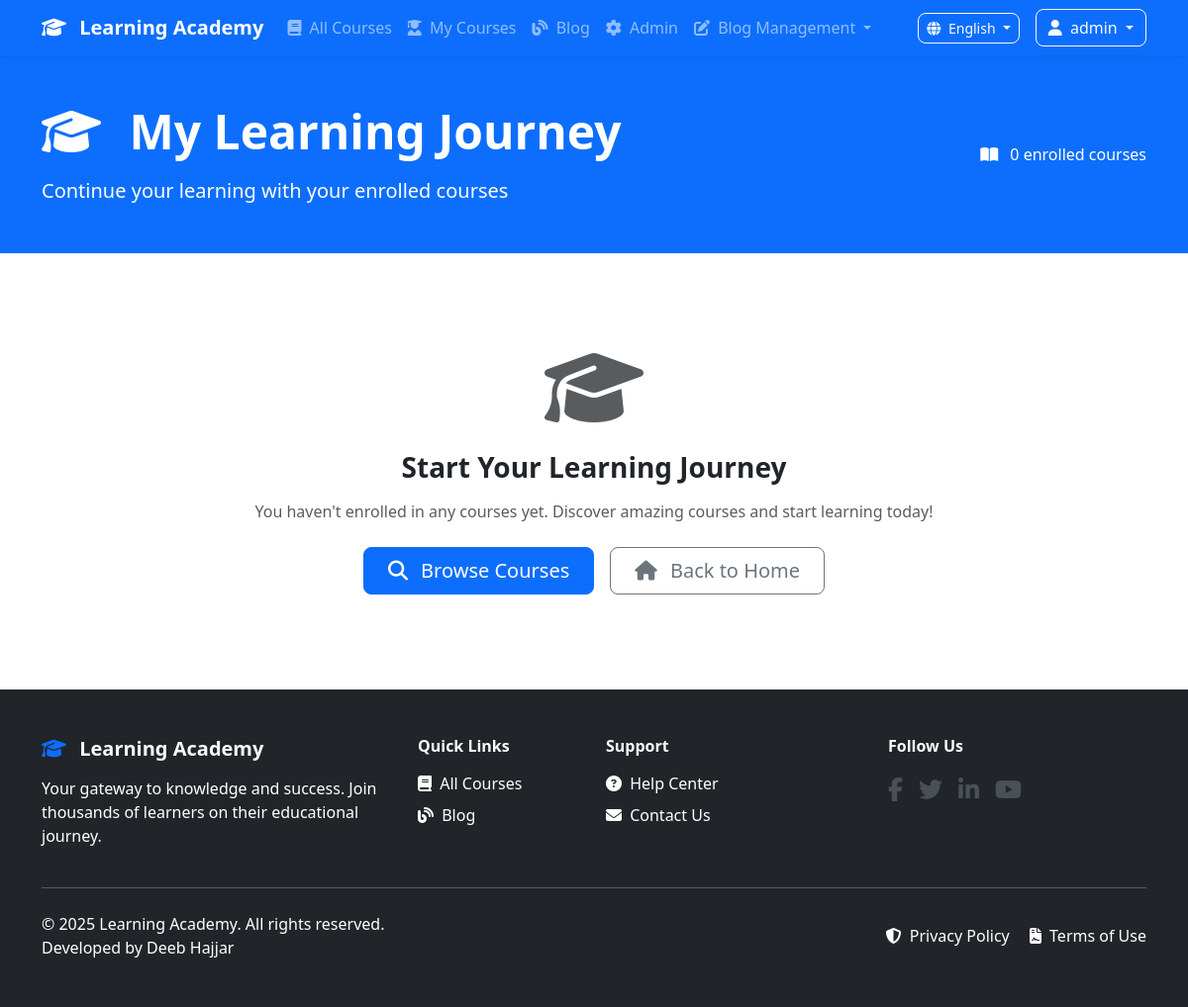
/courses/my-courses/ (signed in), run on an earlier commit of the app's database.
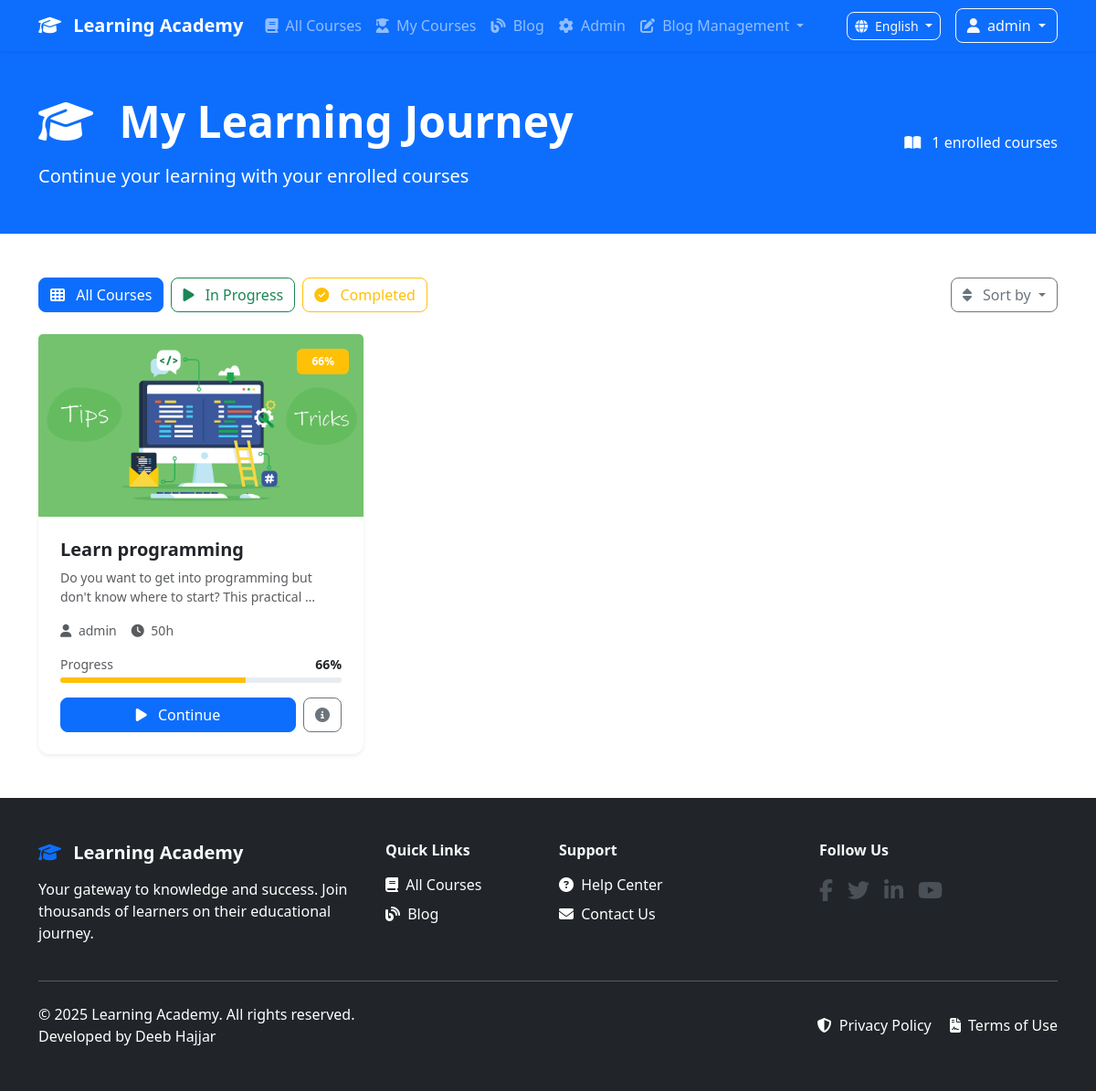
And on a later commit of the database.
### courses/models.py (models this page shows, shortened)
class Enrollment(models.Model):
    student = models.ForeignKey(User, on_delete=models.CASCADE)
    course = models.ForeignKey(Course, on_delete=models.CASCADE)
    enrolled_at = models.DateTimeField(auto_now_add=True)
    progress = models.PositiveIntegerField(default=0)  # Progress percentage
    is_completed = models.BooleanField(default=False)
    completed_at = models.DateTimeField(null=True, blank=True)
    class Meta:
        unique_together = ['student', 'course']

class Course(models.Model):
    DIFFICULTY_CHOICES = [
        ('beginner', _('Beginner')),
        ('intermediate', _('Intermediate')),
        ('advanced', _('Advanced')),
    ]
    STATUS_CHOICES = [
        ('draft', _('Draft')),
        ('published', _('Published')),
        ('archived', _('Archived')),
    ]
    title = models.CharField(max_length=200)
    slug = models.SlugField(unique=True)
    description = models.TextField()
    short_description = models.TextField(max_length=300)
    instructor = models.ForeignKey(Instructor, on_delete=models.CASCADE)
    thumbnail = models.ImageField(upload_to='courses/thumbnails/', storage=S3Boto3Storage())
    video_preview = models.FileField(upload_to='courses/previews/', storage=S3Boto3Storage(), blank=True)
    price = models.DecimalField(max_digits=10, decimal_places=2)
    discount_price = models.DecimalField(max_digits=10, decimal_places=2, null=True, blank=True)
    difficulty = models.CharField(max_length=20, choices=DIFFICULTY_CHOICES)
    duration_hours = models.PositiveIntegerField(help_text="Total duration of the course in hours")
    language = models.CharField(max_length=10, default='ar')
    requirements = models.TextField(blank=True, help_text="Course requirements")
    what_you_learn = models.TextField()
    status = models.CharField(max_length=20, choices=STATUS_CHOICES, default='draft')
    is_featured = models.BooleanField(default=False)
    created_at = models.DateTimeField(auto_now_add=True)
    updated_at = models.DateTimeField(auto_now=True)
    enrolled_students = models.PositiveIntegerField(default=0)
    rating = models.DecimalField(max_digits=3, decimal_places=2, default=0.00)
    total_reviews = models.PositiveIntegerField(default=0)
    class Meta:
        verbose_name = 'Course'
        verbose_name_plural = 'Courses'

class Instructor(models.Model):
    user = models.OneToOneField(User, on_delete=models.CASCADE)
    expertise = models.TextField()
    experience_years = models.PositiveIntegerField(default=0)
    rating = models.DecimalField(max_digits=3, decimal_places=2, default=0.00)
    total_students = models.PositiveIntegerField(default=0)
    total_courses = models.PositiveIntegerField(default=0)
    is_featured = models.BooleanField(default=False)
    created_at = models.DateTimeField(auto_now_add=True)
    updated_at = models.DateTimeField(auto_now=True)
    class Meta:
        verbose_name = 'Instructor'
        verbose_name_plural = 'Instructors'

### accounts/models.py (models this page shows, shortened)
class User(AbstractUser):
    email = models.EmailField(unique=True)
    username = models.CharField(max_length=100, unique=True)
    phone_number = models.CharField(max_length=15, blank=True, null=True)
    avatar = models.ImageField(upload_to='users/avatars', storage=S3Boto3Storage(), blank=True, null=True)
    bio = models.TextField(blank=True, null=True)
    date_of_birth = models.DateField(blank=True, null=True)
    country = models.CharField(max_length=100, blank=True, null=True)
    city = models.CharField(max_length=100, blank=True, null=True)
    is_instructor = models.BooleanField(default=False)
    is_verified = models.BooleanField(default=False)
    google_id = models.CharField(max_length=100, blank=True)
    profile_picture_url = models.URLField(blank=True)
    created_at = models.DateTimeField(auto_now_add=True)
    updated_at = models.DateTimeField(auto_now=True)
    USERNAME_FIELD = 'email'
    REQUIRED_FIELDS = ['username']
    def get_full_name(self):
        return f"{self.first_name} {self.last_name}".strip() or self.username
    class Meta:
        verbose_name = 'User'
        verbose_name_plural = 'Users'
        ordering = ['-created_at']

### courses/views.py (the view)
# urls.py: path('my-courses/', views.my_courses, name='my_courses'),
@login_required
def my_courses(request):
    enrollments = Enrollment.objects.filter(
        student=request.user
    ).select_related('course__instructor').order_by('-enrolled_at')
    paginator = Paginator(enrollments, 12)
    page_number = request.GET.get('page')
    page_obj = paginator.get_page(page_number)
    context = {
        'page_obj': page_obj,
    }
    return render(request, 'courses/my_courses.html', context)

### core/context_processors.py (called while the page is built)
def site_settings(request):
    return {
        'site_settings': SiteSettings.objects.first()
    }

### templates/courses/my_courses.html (shortened to what the changed rows need)
{% extends 'base.html' %}
{% load i18n %}
{% load socialaccount %}
{% block content %}
    <div class="bg-primary text-white py-5">
        <div class="container">
            <div class="row align-items-center">
                <div class="col-lg-8">
                    <h1 class="display-5 fw-bold mb-3">
                        <i class="fas fa-graduation-cap me-3"></i>
                        {% trans "My Learning Journey" %}
                    </h1>
                </div>
                <div class="col-lg-4 text-center text-lg-end">
                    <div class="d-flex flex-column gap-2">
                        <div class="text-white-75">
                            <i class="fas fa-book-open me-2"></i>
                            {{ page_obj.paginator.count|default:0 }} {% trans "enrolled courses" %}
                        </div>
                    </div>
                </div>
            </div>
        </div>
    </div>
    <div class="container py-5">
        {% if page_obj %}
            <div class="row mb-4">
                <div class="col-lg-8">
                    <div class="d-flex flex-wrap gap-2">
                        <button class="btn btn-outline-primary active" data-filter="all">
                            <i class="fas fa-th me-2"></i>
                            {% trans "All Courses" %}
                        </button>
                        <button class="btn btn-outline-success" data-filter="in-progress">
                            <i class="fas fa-play me-2"></i>
                            {% trans "In Progress" %}
                        </button>
                        <button class="btn btn-outline-warning" data-filter="completed">
                            <i class="fas fa-check-circle me-2"></i>
                            {% trans "Completed" %}
                        </button>
                    </div>
                </div>
                <div class="col-lg-4 text-end">
                    <div class="dropdown">
                        <button class="btn btn-outline-secondary dropdown-toggle" type="button" data-bs-toggle="dropdown">
                            <i class="fas fa-sort me-2"></i>
                            {% trans "Sort by" %}
                        </button>
                    </div>
                </div>
            </div>
            <div class="row g-4">
                {% for enrollment in page_obj %}
                    <div class="col-lg-4 col-md-6">
                        <div class="card border-0 shadow-sm h-100 course-card" data-status="{% if enrollment.progress >= 100 %}completed{% elif enrollment.progress > 0 %}in-progress{% else %}not-started{% endif %}">
                            <div class="position-relative">
                                {% if enrollment.course.thumbnail %}
                                    <img src="{{ enrollment.course.thumbnail.url }}" class="card-img-top" style="height: 200px; object-fit: cover;" alt="{{ enrollment.course.title }}">
                                {% else %}
                                    <div class="bg-light d-flex align-items-center justify-content-center" style="height: 200px;">
                                        <i class="fas fa-play-circle fa-3x text-muted"></i>
                                    </div>
                                {% endif %}
                                <div class="position-absolute top-0 end-0 m-3">
                                    {% if enrollment.progress >= 100 %}
                                        <span class="badge bg-success px-3 py-2">
                                            <i class="fas fa-check me-1"></i>
                                            {% trans "Completed" %}
                                        </span>
                                    {% elif enrollment.progress > 0 %}
                                        <span class="badge bg-warning px-3 py-2">
                                            {{ enrollment.progress|floatformat:0 }}%
                                        </span>
                                    {% else %}
                                        <span class="badge bg-secondary px-3 py-2">
                                            {% trans "Not Started" %}
                                        </span>
                                    {% endif %}
                                </div>
                            </div>
                            <div class="card-body p-4">
                                <h5 class="card-title fw-bold mb-2">
                                    <a href="{% url 'courses:my_lessons' enrollment.course.slug %}" class="text-decoration-none text-dark">
                                        {{ enrollment.course.title }}
                                    </a>
                                </h5>
                                <p class="card-text text-muted small mb-3">{{ enrollment.course.description|truncatewords:15 }}</p>
                                <div class="d-flex align-items-center justify-content-between mb-3">
                                    <div class="d-flex align-items-center gap-3 small text-muted">
                                        {% if enrollment.course.instructor %}
                                            <span>
                                                <i class="fas fa-user me-1"></i>
                                                {{ enrollment.course.instructor.user.get_full_name|default:enrollment.course.instructor.user.username }}
                                            </span>
                                        {% endif %}
                                        {% if enrollment.course.duration_hours %}
                                            <span>
                                                <i class="fas fa-clock me-1"></i>
                                                {{ enrollment.course.duration_hours }}h
                                            </span>
                                        {% endif %}
                                    </div>
                                </div>
                                <div class="mb-3">
                                    <div class="d-flex justify-content-between align-items-center mb-1">
                                        <small class="text-muted">{% trans "Progress" %}</small>
                                        <small class="fw-semibold">{{ enrollment.progress|default:0|floatformat:0 }}%</small>
                                    </div>
                                    <div class="progress" style="height: 6px;">
                                        <div class="progress-bar {% if enrollment.progress >= 100 %}bg-success{% elif enrollment.progress > 0 %}bg-warning{% else %}bg-secondary{% endif %}"
                                             role="progressbar"
                                             style="width: {{ enrollment.progress|default:0 }}%"></div>
                                    </div>
                                </div>
                                <div class="d-flex gap-2">
                                    <a href="{% url 'courses:my_lessons' enrollment.course.slug %}" class="btn btn-primary flex-grow-1">
                                        {% if enrollment.progress >= 100 %}
                                            <i class="fas fa-redo me-2"></i>
                                            {% trans "Review" %}
                                        {% elif enrollment.progress > 0 %}
                                            <i class="fas fa-play me-2"></i>
                                            {% trans "Continue" %}
                                        {% else %}
                                            <i class="fas fa-play me-2"></i>
                                            {% trans "Start" %}
                                        {% endif %}
                                    </a>
                                    <a href="{% url 'courses:course_detail' enrollment.course.slug %}" class="btn btn-outline-secondary" title="{% trans 'Course Details' %}">
                                        <i class="fas fa-info-circle"></i>
                                    </a>
                                </div>
                            </div>
                        </div>
                    </div>
                {% endfor %}
            </div>
        {% else %}
            <div class="text-center py-5">
                <div class="mb-4">
                    <i class="fas fa-graduation-cap fa-5x text-muted mb-4"></i>
                    <h3 class="fw-bold mb-3">{% trans "Start Your Learning Journey" %}</h3>
                    <p class="text-muted mb-4">{% trans "You haven't enrolled in any courses yet. Discover amazing courses and start learning today!" %}</p>
                </div>
                <div class="d-flex flex-column flex-sm-row gap-3 justify-content-center">
                    <a href="{% url 'courses:course_list' %}" class="btn btn-primary btn-lg px-4">
                        <i class="fas fa-search me-2"></i>
                        {% trans "Browse Courses" %}
                    </a>
                    <a href="{% url 'home' %}" class="btn btn-outline-secondary btn-lg px-4">
                        <i class="fas fa-home me-2"></i>
                        {% trans "Back to Home" %}
                    </a>
                </div>
            </div>
        {% endif %}
    </div>
{% endblock %}

What changed in the data, as far as the page shows it:
added Enrollment: course.thumbnail (picture), progress "66", course "Learn programming", course.description "Do you want to get into programming but don't know where to start? This practical …", course.instructor.user.get_full_name "admin", course.duration_hours "50"
Also different on the page:
{{ page_obj.paginator.count|default:0 }}: "0" → "1"
text no longer shown: "Start Your Learning Journey You haven't enrolled in any courses yet. Discover amazing courses and start learning today! Browse Courses Back to Home"
text now shown: "All Courses In Progress Completed Sort by"
